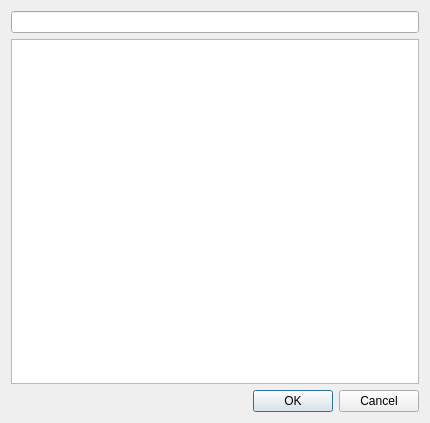
<?xml version="1.0" encoding="UTF-8"?>
<ui version="4.0">
 <class>Dialog</class>
 <widget class="QDialog" name="Dialog">
  <property name="geometry">
   <rect>
    <x>0</x>
    <y>0</y>
    <width>430</width>
    <height>423</height>
   </rect>
  </property>
  <property name="windowTitle">
   <string>Dialog</string>
  </property>
  <layout class="QVBoxLayout" name="verticalLayout">
   <item>
    <widget class="QLineEdit" name="lineEdit_Filter"/>
   </item>
   <item>
    <widget class="QTableView" name="tableView">
     <property name="font">
      <font>
       <family>Meiryo UI</family>
      </font>
     </property>
     <property name="editTriggers">
      <set>QAbstractItemView::NoEditTriggers</set>
     </property>
     <property name="selectionMode">
      <enum>QAbstractItemView::SingleSelection</enum>
     </property>
     <property name="selectionBehavior">
      <enum>QAbstractItemView::SelectRows</enum>
     </property>
     <attribute name="verticalHeaderVisible">
      <bool>false</bool>
     </attribute>
    </widget>
   </item>
   <item>
    <widget class="QDialogButtonBox" name="buttonBox">
     <property name="orientation">
      <enum>Qt::Horizontal</enum>
     </property>
     <property name="standardButtons">
      <set>QDialogButtonBox::Cancel|QDialogButtonBox::Ok</set>
     </property>
    </widget>
   </item>
  </layout>
 </widget>
 <resources/>
 <connections>
  <connection>
   <sender>buttonBox</sender>
   <signal>accepted()</signal>
   <receiver>Dialog</receiver>
   <slot>accept()</slot>
   <hints>
    <hint type="sourcelabel">
     <x>248</x>
     <y>254</y>
    </hint>
    <hint type="destinationlabel">
     <x>157</x>
     <y>274</y>
    </hint>
   </hints>
  </connection>
  <connection>
   <sender>buttonBox</sender>
   <signal>rejected()</signal>
   <receiver>Dialog</receiver>
   <slot>reject()</slot>
   <hints>
    <hint type="sourcelabel">
     <x>316</x>
     <y>260</y>
    </hint>
    <hint type="destinationlabel">
     <x>286</x>
     <y>274</y>
    </hint>
   </hints>
  </connection>
 </connections>
</ui>
